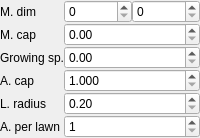
                    <widget class="QWidget" name="widgetGrazing" native="true">
                     <property name="minimumSize">
                      <size>
                       <width>0</width>
                       <height>50</height>
                      </size>
                     </property>
                     <layout class="QFormLayout" name="formLayout_3">
                      <property name="horizontalSpacing">
                       <number>0</number>
                      </property>
                      <property name="verticalSpacing">
                       <number>0</number>
                      </property>
                      <property name="leftMargin">
                       <number>0</number>
                      </property>
                      <property name="topMargin">
                       <number>0</number>
                      </property>
                      <property name="rightMargin">
                       <number>0</number>
                      </property>
                      <property name="bottomMargin">
                       <number>0</number>
                      </property>
                      <item row="0" column="0">
                       <layout class="QFormLayout" name="formLayout"/>
                      </item>
                      <item row="1" column="0">
                       <widget class="QLabel" name="label_15">
                        <property name="text">
                         <string>M. dim</string>
                        </property>
                        <property name="alignment">
                         <set>Qt::AlignmentFlag::AlignRight|Qt::AlignmentFlag::AlignTrailing|Qt::AlignmentFlag::AlignVCenter</set>
                        </property>
                       </widget>
                      </item>
                      <item row="3" column="0">
                       <widget class="QLabel" name="label_16">
                        <property name="toolTip">
                         <string>Meadow grass capacity in kg per square meter</string>
                        </property>
                        <property name="text">
                         <string>M. cap</string>
                        </property>
                        <property name="alignment">
                         <set>Qt::AlignmentFlag::AlignRight|Qt::AlignmentFlag::AlignTrailing|Qt::AlignmentFlag::AlignVCenter</set>
                        </property>
                       </widget>
                      </item>
                      <item row="3" column="1">
                       <widget class="QDoubleSpinBox" name="spinMeadowCapacity">
                        <property name="toolTip">
                         <string>Meadow capacity in kg per square meter</string>
                        </property>
                        <property name="maximum">
                         <double>100.000000000000000</double>
                        </property>
                       </widget>
                      </item>
                      <item row="4" column="0">
                       <widget class="QLabel" name="label_23">
                        <property name="toolTip">
                         <string>Meadow grass capacity in kg per square meter</string>
                        </property>
                        <property name="text">
                         <string>Growing sp.</string>
                        </property>
                        <property name="alignment">
                         <set>Qt::AlignmentFlag::AlignRight|Qt::AlignmentFlag::AlignTrailing|Qt::AlignmentFlag::AlignVCenter</set>
                        </property>
                       </widget>
                      </item>
                      <item row="4" column="1">
                       <widget class="QDoubleSpinBox" name="spinMeadowGrowingSpeed">
                        <property name="toolTip">
                         <string>Meadow growing speed</string>
                        </property>
                        <property name="maximum">
                         <double>100.000000000000000</double>
                        </property>
                       </widget>
                      </item>
                      <item row="5" column="0">
                       <widget class="QLabel" name="label_14">
                        <property name="text">
                         <string>A. cap</string>
                        </property>
                        <property name="alignment">
                         <set>Qt::AlignmentFlag::AlignRight|Qt::AlignmentFlag::AlignTrailing|Qt::AlignmentFlag::AlignVCenter</set>
                        </property>
                       </widget>
                      </item>
                      <item row="5" column="1">
                       <widget class="QDoubleSpinBox" name="spinAnimalGrazingCapacity">
                        <property name="toolTip">
                         <string>Animal grazing capacity in kg per day</string>
                        </property>
                        <property name="decimals">
                         <number>3</number>
                        </property>
                        <property name="minimum">
                         <double>1.000000000000000</double>
                        </property>
                        <property name="maximum">
                         <double>1000.000000000000000</double>
                        </property>
                        <property name="singleStep">
                         <double>1.000000000000000</double>
                        </property>
                        <property name="value">
                         <double>1.000000000000000</double>
                        </property>
                       </widget>
                      </item>
                      <item row="6" column="0">
                       <widget class="QLabel" name="label_17">
                        <property name="text">
                         <string>L. radius</string>
                        </property>
                        <property name="alignment">
                         <set>Qt::AlignmentFlag::AlignRight|Qt::AlignmentFlag::AlignTrailing|Qt::AlignmentFlag::AlignVCenter</set>
                        </property>
                       </widget>
                      </item>
                      <item row="6" column="1">
                       <widget class="QDoubleSpinBox" name="spinLawnRadius">
                        <property name="toolTip">
                         <string>Lawn radius in meters. Lawn is part of the meadow.</string>
                        </property>
                        <property name="minimum">
                         <double>0.200000000000000</double>
                        </property>
                        <property name="maximum">
                         <double>10.000000000000000</double>
                        </property>
                        <property name="singleStep">
                         <double>0.200000000000000</double>
                        </property>
                       </widget>
                      </item>
                      <item row="7" column="0">
                       <widget class="QLabel" name="label_18">
                        <property name="toolTip">
                         <string>Animals count per lawn</string>
                        </property>
                        <property name="text">
                         <string>A. per lawn</string>
                        </property>
                        <property name="alignment">
                         <set>Qt::AlignmentFlag::AlignRight|Qt::AlignmentFlag::AlignTrailing|Qt::AlignmentFlag::AlignVCenter</set>
                        </property>
                       </widget>
                      </item>
                      <item row="7" column="1">
                       <widget class="QSpinBox" name="spinAnimalsPerLawn">
                        <property name="toolTip">
                         <string>Animals count</string>
                        </property>
                        <property name="minimum">
                         <number>1</number>
                        </property>
                        <property name="maximum">
                         <number>10</number>
                        </property>
                       </widget>
                      </item>
                      <item row="1" column="1">
                       <layout class="QHBoxLayout" name="horizontalLayout_8">
                        <item>
                         <widget class="QSpinBox" name="spinMeadowDimX">
                          <property name="toolTip">
                           <string>Meadow width in lawns count</string>
                          </property>
                          <property name="maximum">
                           <number>1000</number>
                          </property>
                         </widget>
                        </item>
                        <item>
                         <widget class="QSpinBox" name="spinMeadowDimY">
                          <property name="toolTip">
                           <string>Meadow hight in lawns count</string>
                          </property>
                          <property name="maximum">
                           <number>1000</number>
                          </property>
                         </widget>
                        </item>
                       </layout>
                      </item>
                     </layout>
                    </widget>
